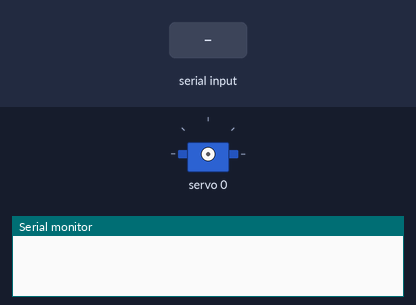
A sketch run on a simulated Arduino Uno, built with avr-gcc and run on an emulated ATmega328P. Parts: servo, the last lines printed to the serial monitor. The test bench sets the inputs (shaded band).

Above: at 1.2 s.
1.3 s: "a 0 90\n" received over Serial
At 1.6 s:
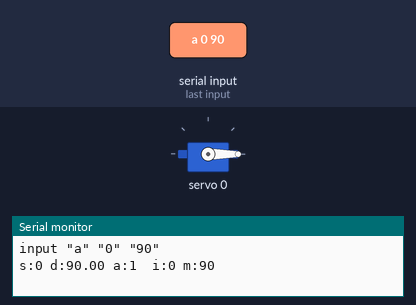
2.8 s: "d 0 60\n" received over Serial
At 4.0 s:
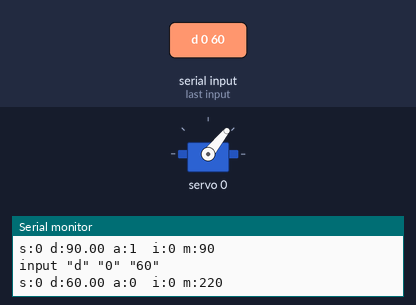
4.3 s: "i 0 60\n" received over Serial
At 5.1 s:
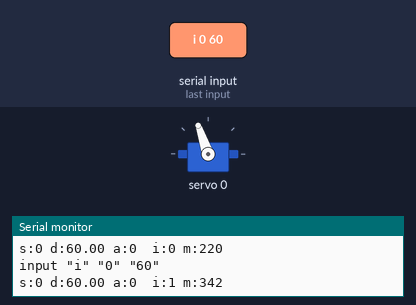
5.8 s: "a 0 500\n" received over Serial
At 6.5 s:
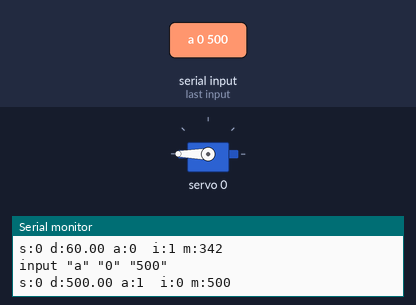
Timing chart, 0 to 8.8 s (numbered marks = the images above; inputs shaded):
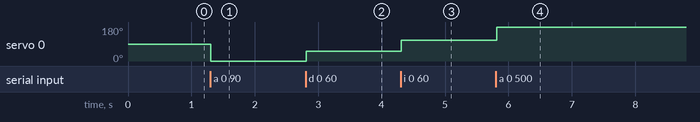

The sketch:

serialpwm.ino
```cpp
#include <Wire.h>
#include <Adafruit_PWMServoDriver.h>

// called this way, it uses the default address 0x40
Adafruit_PWMServoDriver pwm = Adafruit_PWMServoDriver();
// you can also call it with a different address you want
//Adafruit_PWMServoDriver pwm = Adafruit_PWMServoDriver(0x41);
// you can also call it with a different address and I2C interface
//Adafruit_PWMServoDriver pwm = Adafruit_PWMServoDriver(&Wire, 0x40);


String inputString = "";         // a string to hold incoming data
boolean stringComplete = false;  // whether the string is complete

void setup() {
  // initialize serial:
  Serial.begin(115200);
  // reserve 200 bytes for the inputString:
  inputString.reserve(200);
 // while (!Serial) {
 ///   ; // wait for serial port to connect. Needed for native USB port only
 //   delay(10);
 // }
//  Serial.println( "hello");
  pwm.begin();
  pwm.setPWMFreq(50);  // Analog servos run at ~60 Hz updates, sg90 runs at 50mhz
  delay(10);
}


/*
  SerialEvent occurs whenever a new data comes in the
 hardware serial RX.  This routine is run between each
 time loop() runs, so using delay inside loop can delay
 response.  Multiple bytes of data may be available.
 */
void read_serial() {
  while (!Serial) return;
  while (Serial.available()) {
    // get the new byte:
    char inChar = (char)Serial.read();
    // add it to the inputString:

    // if the incoming character is a newline, set a flag
    // so the main loop can do something about it:
    if (inChar == '\n') {
      stringComplete = true;
      break;
    }
    else
      inputString += inChar;
  }
}

void loop() {
  // print the string when a newline arrives:
  read_serial();
  if (stringComplete) {
    read_line(inputString);
    // clear the string:
    inputString = "";
    stringComplete = false;
  }
  else
    delay(10);
}

void read_line(String input) {

  // check for 3 parameters
  int p=input.indexOf(' ');
  if(p>0)
  {
   String sub1=input.substring(0,p);
   String sub2="";
   String sub3="";

   int p2=input.indexOf(' ',p+1);
   bool input_default=false;
   if(p2==-1)
   {
    Serial.println( "wrong parameters count");
    return;

    //sub2=sub1;
    //sub3=input.substring(p+1);
    //sub1="d";
    //input_default=true;
   }
   else
   {
    sub2=input.substring(p+1,p2);
    sub3=input.substring(p2+1);
   }
   Serial.println("input \""+sub1+"\" \""+sub2+"\" \""+sub3+"\" ");

   // here we have 3 paramters sub1,sub2,sub3

   bool servo_absolute=sub1.equals("a");
   bool servo_inverse=sub1.equals("i"); //    bool servo_inverse=!sub1.equals("d");

   uint8_t servo_n=sub2.toInt();
   double servo_degree=sub3.toDouble();


// Depending on your servo make, the pulse width min and max may vary, you
// want these to be as small/large as possible without hitting the hard stop
// for max range. You'll have to tweak them as necessary to match the servos you
// have!
// Range of Micro servo Lofty Ambition SG90: 96-496
// Range of Micro servo Tower Pro SG90: 200-1000
// Range of FITEC FS5106B: (180)200-550(570) = 180°
   int servoMin; // this is the 'minimum' pulse length count (out of 4096)
   int servoMax;  // this is the 'maximum' pulse length count (out of 4096)

   // test servo by typing in terminal various numbers "a 0 90" or "a 0 500" and press enter.
   // use servo by typing in terminal various numbers "d 0 60" for 60 degree
   // use servo by typing in terminal various numbers "i 0 60" for 60 degree inverse

   int servo_mapped_value_in_range;

   //example for custom degree defaults for a custom servo:
   if(servo_n==0)
   {
    servoMin=96; servoMax=466;
    if(input_default) servo_inverse=true;
   }

   else
   {
    servoMin=96; servoMax=466;
    if(input_default) servo_inverse=false;
   }

   // do the work:

   if(servo_absolute)
     servo_mapped_value_in_range=servo_degree;
   else
   {
    if(!servo_inverse)
      servo_mapped_value_in_range=map(servo_degree, 0, 179, servoMin, servoMax);
    else
      servo_mapped_value_in_range=map(servo_degree, 0, 179, servoMax, servoMin);
   }

   Serial.println( "s:"+String(servo_n)+" d:"+String(servo_degree)+" a:"+String(servo_absolute?1:0)+"  i:"+String(servo_inverse?1:0)+" m:"+String(servo_mapped_value_in_range));
   pwm.setPWM(servo_n, 0, servo_mapped_value_in_range);


  }
  else{
   Serial.println( "syntax: <a=absolute|d=degree|i=inverse degree> <servo number> <degree or absolute>");
   Serial.println( "example: d 0 90");
  }
}
```

Measured:
- after the input at 1.3 s, servo 0: 90° → 0° at once
- after the input at 2.8 s, servo 0: 0° → 51° at once
- after the input at 4.3 s, servo 0: 51° → 109° at once
- after the input at 5.8 s, servo 0: 109° → 180° at once
